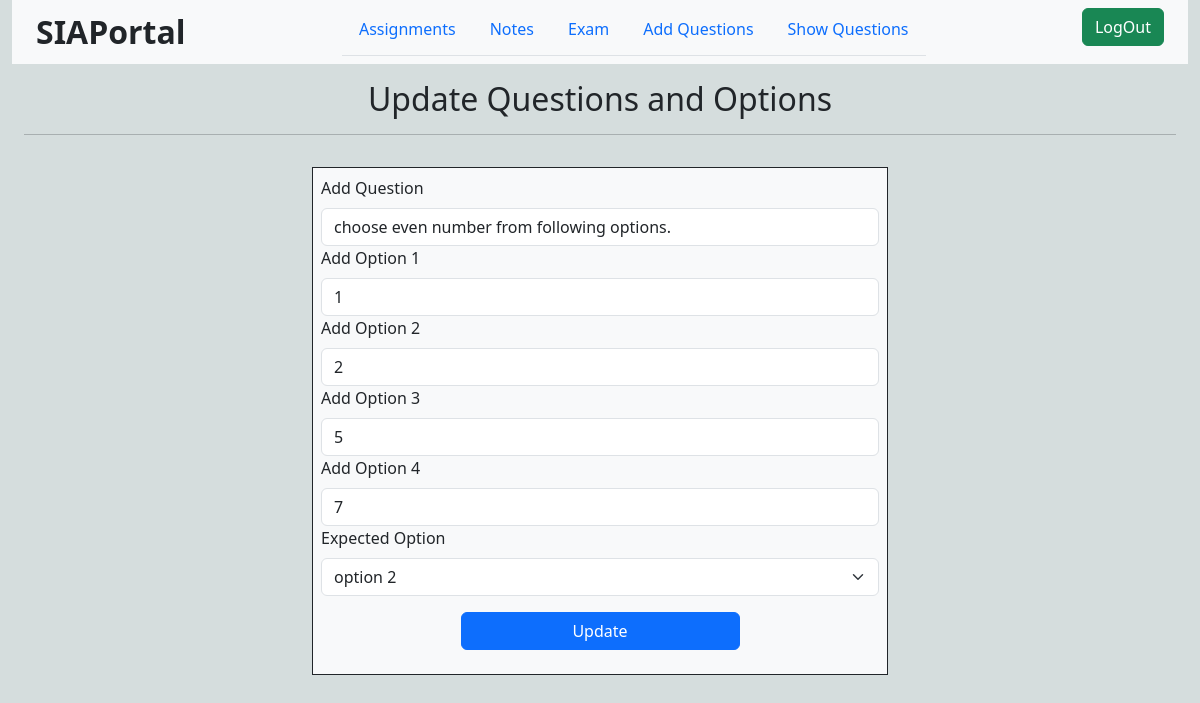
The page /updatequestion/2 (signed in) on the database its author committed.
### SIAApp/models.py (models this page shows, shortened)
class Question(models.Model):
    q = models.CharField(max_length=512)
    opt1 = models.CharField(max_length=256)
    opt2 = models.CharField(max_length=256)
    opt3 = models.CharField(max_length=256)
    opt4 = models.CharField(max_length=256)
    ans = models.CharField(max_length=256)

### SIAApp/views.py (the view, shortened to what this page needs)
# urls.py: path("updatequestion/<int:qid>", views.updatequestion, name='updatequestion'),
def updatequestion(request, qid):
    if not request.user.is_staff:
        return redirect("/")
    question = Question.objects.get(pk=qid)
    if not question:
        return redirect("/showquestions")
    context = {
        "question" : question
    }
    return render(request, "html/update-question.html", context)

### templates/html/update-question.html (shortened to what this page needs)
{% extends 'base.html' %}
{% load static %}
{% block body %}
<div class="container-fluid ">
    <h2 class="text-center mt-3">Update Questions and Options</h2>
    <hr>
    <div class="d-flex justify-content-center align-items-center">
        <div class="border border-1 border-dark m-3 w-50 p-2 bg-light">
            <form action="" method="POST">
                <div class="form-group">
                    <label for="qName" class="form-label">Add Question</label>
                    <input type="text" id="qName" name="q" class="form-control" value="{{question.q}}">
                </div>
                <div class="form-group">
                    <label for="qName" class="form-label">Add Option 1</label>
                    <input type="text" name="o1" class="form-control" id="option1" value="{{question.opt1}}">
                </div>
                <div class="form-group">
                    <label for="qName" class="form-label">Add Option 2</label>
                    <input type="text" name="o2" class="form-control" id="option2" value="{{question.opt2}}">
                </div>
                <div class="form-group">
                    <label for="qName" class="form-label">Add Option 3</label>
                    <input type="text" name="o3" class="form-control" id="option3" value="{{question.opt3}}">
                </div>
                <div class="form-group">
                    <label for="qName" class="form-label">Add Option 4</label>
                    <input type="text" name="o4" class="form-control" id="option4" value="{{question.opt4}}">
                </div>
                <div class="form-group">
                    <label for="correctOption" class="form-label">Expected Option</label>
                    <select name="ans" id="correctOption" class="form-select">
                        <option value="o2" {% if question.ans == question.opt2 %} selected {% endif %}>option 2</option>
                    </select>
                </div>
                <input class="btn btn-primary w-50 d-flex justify-content-center align-items-center mt-3 mb-3" style="margin: 0px auto;" type="submit" value="Update" name="Update">
            </form>
        </div>
    </div>
</div>
{% endblock body %}

### templates/base.html (style rules this page uses)
body { background-color: #d5dddd; }

### rows shown on the page
Question: q "choose even number from following options.", o1 "1", o2 "2", o3 "5", o4 "7", ans "option 2"
